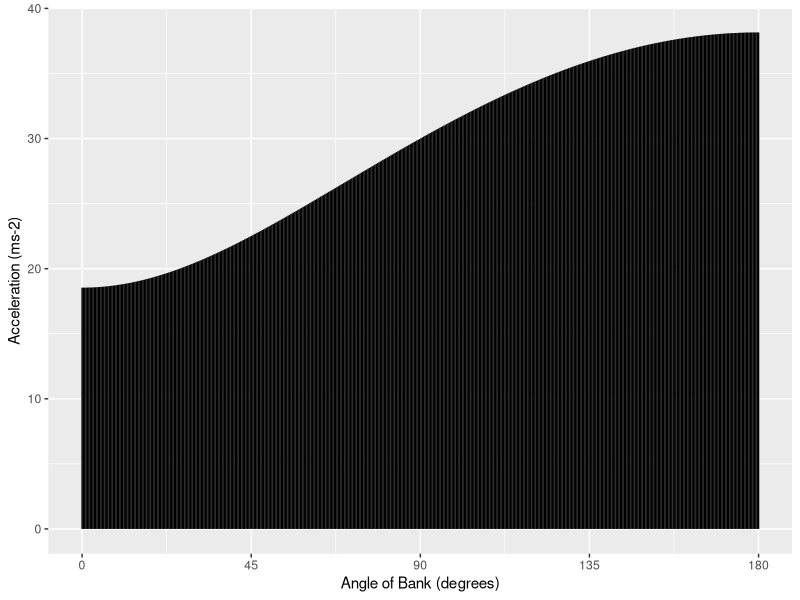

The R script that drew this image:
library(ggplot2)

# A note on units:
# - all mass units are kilograms
# - all force units are Newtons
# - all distances are in metres
# - all times are in seconds
# - angles are measured in degrees or radians, as necessary

# A blog on performance can be found at: http://klsin.bpmsg.com/how-fast-can-a-quadcopter-fly/

Gravity <- 9.80665
#
# DJI Phantom 3
Mass <- 1.280 # kg
Weight <- Mass * Gravity # 12.6 N

# Static thrust measurements from https://youtu.be/ANxPIi203iQ
# ...actual thrust diminishes as airspeed increases.

Thrust <- 3.7 * Gravity

# Circle divisions - actually this is the parts of pi radians (half-circle)
CIRCLE_DIVS <- 500

# Number of seconds to calculate position for...
TIME <- 60

# Number of divisions per second
TIME_DIVS <- 10

TIME_VEC <- seq(from = 0, to = TIME, by = 1 / TIME_DIVS)

ACC_DF <- data.frame(time = vector(mode = "numeric", length = length(TIME_VEC) * CIRCLE_DIVS),  # Time, in seconds, since the start
                     angle = vector(mode = "numeric", length = length(TIME_VEC) * CIRCLE_DIVS), # Angle in which thrust is being applied
                     x = vector(mode = "numeric", length = length(TIME_VEC) * CIRCLE_DIVS),     # Horizontal distance from starting point
                     y = vector(mode = "numeric", length = length(TIME_VEC) * CIRCLE_DIVS),     # Horizontal distance from starting point - normal to x in the horizontal plane
                     z = vector(mode = "numeric", length = length(TIME_VEC) * CIRCLE_DIVS),     # Vertical distance from starting point - normal to x and y
                     vertical = vector(mode = "numeric", length = length(TIME_VEC) * CIRCLE_DIVS),
                     horizontal = vector(mode = "numeric", length = length(TIME_VEC) * CIRCLE_DIVS),
                     forcemag = vector(mode = "numeric", length = length(TIME_VEC) * CIRCLE_DIVS),
                     forcedir = vector(mode = "numeric", length = length(TIME_VEC) * CIRCLE_DIVS),
                     accel = vector(mode = "numeric", length = length(TIME_VEC) * CIRCLE_DIVS)
)

ACC_DF$time <- rep(TIME_VEC, each = CIRCLE_DIVS)
ACC_DF$angle <- rep(seq(from = 0, to = pi, length.out = CIRCLE_DIVS), times = length(TIME_VEC))

for (i in TIME_VEC) {
  INDEX <- ACC_DF$time == i
  # The first calculations are based on {x,y,z} == {0,0,0}
  # Subsequent calculations are based off the values for the previous iteration
  if (i == TIME_VEC[1]) {
    ACC_DF[INDEX, "x"] <- 0
    ACC_DF[INDEX, "y"] <- 0
    ACC_DF[INDEX, "z"] <- 0
    
    # Total vertical force - the vertical component of thrust minus weight
    ACC_DF[INDEX, "vertical"] <- (Thrust * cos(ACC_DF[INDEX, "angle"])) - Weight
    
    # Total horizontal force - the horizontal component of thrust
    ACC_DF[INDEX, "horizontal"] <- Thrust * sin(ACC_DF[INDEX, "angle"])
    
    # Total force acting on the UAV - Magnitude
    ACC_DF[INDEX, "forcemag"] <- sqrt(ACC_DF[INDEX, "vertical"]^2 + ACC_DF[INDEX, "horizontal"]^2)
    
    # Total force acting on the UAV - Direction
    ACC_DF[INDEX, "forcedir"] <- atan(ACC_DF[INDEX, "horizontal"] / ACC_DF[INDEX, "vertical"])
    
    # Acceleration is the total force divided by mass in kilograms.
    ACC_DF[INDEX, "accel"] <- ACC_DF[INDEX, "forcemag"] / Mass
  } else {
    # TODO
  }
}

ggplot(ACC_DF[ACC_DF$time == 0,], aes(x = angle, xend = angle, y = 0, yend = accel)) +
  geom_segment() +
  scale_x_continuous(name = "Angle of Bank (degrees)", labels = function(x) {return((x/pi)*180) }, breaks = (0:4 / 4) * pi) +
  scale_y_continuous(name = "Acceleration (ms-2)")





